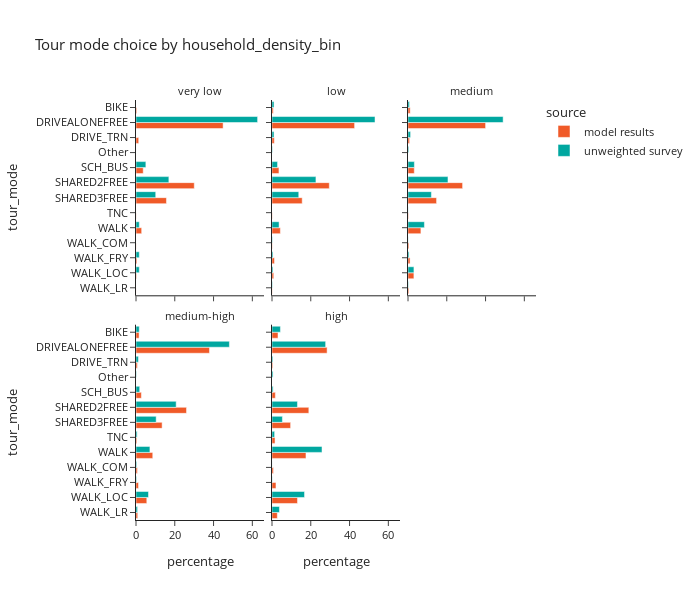

Notebook code for this chart:
### Code cell
plot_mode_choice(tour_mode_data,'household_density_bin',3,600)

### Figure 1 — Plotly figure (JSON) as saved in the notebook; plotly's stock layout.template omitted (floating-point values rounded to 4 significant figures)
{"data": [{"alignmentgroup": "True", "hovertemplate": "source=model results<br>household_density_bin=very low<br>percentage=%{x}<br>tour_mode=%{y}<extra></extra>", "legendgroup": "model results", "marker": {"color": "#F05A28", "pattern": {"shape": ""}}, "name": "model results", "offsetgroup": "model results", "orientation": "h", "showlegend": true, "textposition": "auto", "type": "bar", "x": [0.3845, 44.92, 1.39, 0.0, 3.719, 30.05, 15.71, 0.07281, 2.923, 0.05501, 0.4687, 0.2772, 0.02966], "xaxis": "x4", "y": ["BIKE", "DRIVEALONEFREE", "DRIVE_TRN", "Other", "SCH_BUS", "SHARED2FREE", "SHARED3FREE", "TNC", "WALK", "WALK_COM", "WALK_FRY", "WALK_LOC", "WALK_LR"], "yaxis": "y4"}, {"alignmentgroup": "True", "hovertemplate": "source=model results<br>household_density_bin=low<br>percentage=%{x}<br>tour_mode=%{y}<extra></extra>", "legendgroup": "model results", "marker": {"color": "#F05A28", "pattern": {"shape": ""}}, "name": "model results", "offsetgroup": "model results", "orientation": "h", "showlegend": false, "textposition": "auto", "type": "bar", "x": [0.6564, 42.6, 1.175, 0.0, 3.586, 29.54, 15.57, 0.1266, 4.31, 0.1498, 1.257, 0.8983, 0.1251], "xaxis": "x5", "y": ["BIKE", "DRIVEALONEFREE", "DRIVE_TRN", "Other", "SCH_BUS", "SHARED2FREE", "SHARED3FREE", "TNC", "WALK", "WALK_COM", "WALK_FRY", "WALK_LOC", "WALK_LR"], "yaxis": "y5"}, {"alignmentgroup": "True", "hovertemplate": "source=model results<br>household_density_bin=medium<br>percentage=%{x}<br>tour_mode=%{y}<extra></extra>", "legendgroup": "model results", "marker": {"color": "#F05A28", "pattern": {"shape": ""}}, "name": "model results", "offsetgroup": "model results", "orientation": "h", "showlegend": false, "textposition": "auto", "type": "bar", "x": [1.125, 40.01, 0.8185, 0.0, 3.241, 28.16, 14.73, 0.2395, 6.66, 0.4697, 1.06, 3.042, 0.4426], "xaxis": "x6", "y": ["BIKE", "DRIVEALONEFREE", "DRIVE_TRN", "Other", "SCH_BUS", "SHARED2FREE", "SHARED3FREE", "TNC", "WALK", "WALK_COM", "WALK_FRY", "WALK_LOC", "WALK_LR"], "yaxis": "y6"}, {"alignmentgroup": "True", "hovertemplate": "source=model results<br>household_density_bin=medium-high<br>percentage=%{x}<br>tour_mode=%{y}<extra></extra>", "legendgroup": "model results", "marker": {"color": "#F05A28", "pattern": {"shape": ""}}, "name": "model results", "offsetgroup": "model results", "orientation": "h", "showlegend": false, "textposition": "auto", "type": "bar", "x": [1.589, 37.89, 0.7024, 0.0, 2.776, 26.05, 13.47, 0.4317, 8.639, 0.7132, 1.282, 5.569, 0.8851], "xaxis": "x", "y": ["BIKE", "DRIVEALONEFREE", "DRIVE_TRN", "Other", "SCH_BUS", "SHARED2FREE", "SHARED3FREE", "TNC", "WALK", "WALK_COM", "WALK_FRY", "WALK_LOC", "WALK_LR"], "yaxis": "y"}, {"alignmentgroup": "True", "hovertemplate": "source=model results<br>household_density_bin=high<br>percentage=%{x}<br>tour_mode=%{y}<extra></extra>", "legendgroup": "model results", "marker": {"color": "#F05A28", "pattern": {"shape": ""}}, "name": "model results", "offsetgroup": "model results", "orientation": "h", "showlegend": false, "textposition": "auto", "type": "bar", "x": [3.102, 28.42, 0.4001, 0.0, 1.723, 18.99, 9.598, 1.569, 17.52, 0.7456, 2.053, 13.14, 2.736], "xaxis": "x2", "y": ["BIKE", "DRIVEALONEFREE", "DRIVE_TRN", "Other", "SCH_BUS", "SHARED2FREE", "SHARED3FREE", "TNC", "WALK", "WALK_COM", "WALK_FRY", "WALK_LOC", "WALK_LR"], "yaxis": "y2"}, {"alignmentgroup": "True", "hovertemplate": "source=unweighted survey<br>household_density_bin=very low<br>percentage=%{x}<br>tour_mode=%{y}<extra></extra>", "legendgroup": "unweighted survey", "marker": {"color": "#00A7A0", "pattern": {"shape": ""}}, "name": "unweighted survey", "offsetgroup": "unweighted survey", "orientation": "h", "showlegend": true, "textposition": "auto", "type": "bar", "x": [0.0, 62.71, 0.0, 0.0, 5.085, 16.95, 10.17, 0.0, 1.695, 0.0, 1.695, 1.695, 0.0], "xaxis": "x4", "y": ["BIKE", "DRIVEALONEFREE", "DRIVE_TRN", "Other", "SCH_BUS", "SHARED2FREE", "SHARED3FREE", "TNC", "WALK", "WALK_COM", "WALK_FRY", "WALK_LOC", "WALK_LR"], "yaxis": "y4"}, {"alignmentgroup": "True", "hovertemplate": "source=unweighted survey<br>household_density_bin=low<br>percentage=%{x}<br>tour_mode=%{y}<extra></extra>", "legendgroup": "unweighted survey", "marker": {"color": "#00A7A0", "pattern": {"shape": ""}}, "name": "unweighted survey", "offsetgroup": "unweighted survey", "orientation": "h", "showlegend": false, "textposition": "auto", "type": "bar", "x": [1.042, 53.12, 1.042, 0.2604, 2.865, 22.66, 13.8, 0.0, 3.646, 0.2604, 0.5208, 0.5208, 0.2604], "xaxis": "x5", "y": ["BIKE", "DRIVEALONEFREE", "DRIVE_TRN", "Other", "SCH_BUS", "SHARED2FREE", "SHARED3FREE", "TNC", "WALK", "WALK_COM", "WALK_FRY", "WALK_LOC", "WALK_LR"], "yaxis": "y5"}, {"alignmentgroup": "True", "hovertemplate": "source=unweighted survey<br>household_density_bin=medium<br>percentage=%{x}<br>tour_mode=%{y}<extra></extra>", "legendgroup": "unweighted survey", "marker": {"color": "#00A7A0", "pattern": {"shape": ""}}, "name": "unweighted survey", "offsetgroup": "unweighted survey", "orientation": "h", "showlegend": false, "textposition": "auto", "type": "bar", "x": [0.7837, 49.06, 1.332, 0.3918, 3.292, 20.61, 12.07, 0.07837, 8.464, 0.07837, 0.5486, 3.056, 0.2351], "xaxis": "x6", "y": ["BIKE", "DRIVEALONEFREE", "DRIVE_TRN", "Other", "SCH_BUS", "SHARED2FREE", "SHARED3FREE", "TNC", "WALK", "WALK_COM", "WALK_FRY", "WALK_LOC", "WALK_LR"], "yaxis": "y6"}, {"alignmentgroup": "True", "hovertemplate": "source=unweighted survey<br>household_density_bin=medium-high<br>percentage=%{x}<br>tour_mode=%{y}<extra></extra>", "legendgroup": "unweighted survey", "marker": {"color": "#00A7A0", "pattern": {"shape": ""}}, "name": "unweighted survey", "offsetgroup": "unweighted survey", "orientation": "h", "showlegend": false, "textposition": "auto", "type": "bar", "x": [1.684, 48.17, 1.245, 0.2196, 1.903, 20.72, 10.4, 0.5857, 7.174, 0.366, 0.2928, 6.442, 0.8053], "xaxis": "x", "y": ["BIKE", "DRIVEALONEFREE", "DRIVE_TRN", "Other", "SCH_BUS", "SHARED2FREE", "SHARED3FREE", "TNC", "WALK", "WALK_COM", "WALK_FRY", "WALK_LOC", "WALK_LR"], "yaxis": "y"}, {"alignmentgroup": "True", "hovertemplate": "source=unweighted survey<br>household_density_bin=high<br>percentage=%{x}<br>tour_mode=%{y}<extra></extra>", "legendgroup": "unweighted survey", "marker": {"color": "#00A7A0", "pattern": {"shape": ""}}, "name": "unweighted survey", "offsetgroup": "unweighted survey", "orientation": "h", "showlegend": false, "textposition": "auto", "type": "bar", "x": [4.348, 27.66, 0.4577, 0.5436, 0.5722, 13.13, 5.364, 1.345, 25.79, 0.04291, 0.1287, 16.78, 3.834], "xaxis": "x2", "y": ["BIKE", "DRIVEALONEFREE", "DRIVE_TRN", "Other", "SCH_BUS", "SHARED2FREE", "SHARED3FREE", "TNC", "WALK", "WALK_COM", "WALK_FRY", "WALK_LOC", "WALK_LR"], "yaxis": "y2"}], "layout": {"annotations": [{"font": {}, "showarrow": false, "text": "medium-high", "x": 0.16, "xanchor": "center", "xref": "paper", "y": 0.465, "yanchor": "bottom", "yref": "paper"}, {"font": {}, "showarrow": false, "text": "high", "x": 0.5, "xanchor": "center", "xref": "paper", "y": 0.465, "yanchor": "bottom", "yref": "paper"}, {"font": {}, "showarrow": false, "text": "very low", "x": 0.16, "xanchor": "center", "xref": "paper", "y": 1.0, "yanchor": "bottom", "yref": "paper"}, {"font": {}, "showarrow": false, "text": "low", "x": 0.5, "xanchor": "center", "xref": "paper", "y": 1.0, "yanchor": "bottom", "yref": "paper"}, {"font": {}, "showarrow": false, "text": "medium", "x": 0.84, "xanchor": "center", "xref": "paper", "y": 1.0, "yanchor": "bottom", "yref": "paper"}], "barmode": "group", "font": {"size": 11}, "height": 600, "legend": {"title": {"text": "source"}, "tracegroupgap": 0}, "title": {"text": "Tour mode choice by household_density_bin"}, "width": 700, "xaxis": {"anchor": "y", "domain": [0.0, 0.32], "title": {"text": "percentage"}}, "xaxis2": {"anchor": "y2", "domain": [0.34, 0.66], "matches": "x", "title": {"text": "percentage"}}, "xaxis3": {"anchor": "y3", "domain": [0.68, 1.0], "matches": "x", "title": {"text": "percentage"}}, "xaxis4": {"anchor": "y4", "domain": [0.0, 0.32], "matches": "x", "showticklabels": false}, "xaxis5": {"anchor": "y5", "domain": [0.34, 0.66], "matches": "x", "showticklabels": false}, "xaxis6": {"anchor": "y6", "domain": [0.68, 1.0], "matches": "x", "showticklabels": false}, "yaxis": {"anchor": "x", "categoryorder": "category descending", "domain": [0.0, 0.465], "title": {"text": "tour_mode"}}, "yaxis2": {"anchor": "x2", "domain": [0.0, 0.465], "matches": "y", "showticklabels": false}, "yaxis3": {"anchor": "x3", "domain": [0.0, 0.465], "matches": "y", "showticklabels": false}, "yaxis4": {"anchor": "x4", "domain": [0.535, 1.0], "matches": "y", "title": {"text": "tour_mode"}}, "yaxis5": {"anchor": "x5", "domain": [0.535, 1.0], "matches": "y", "showticklabels": false}, "yaxis6": {"anchor": "x6", "domain": [0.535, 1.0], "matches": "y", "showticklabels": false}}}
